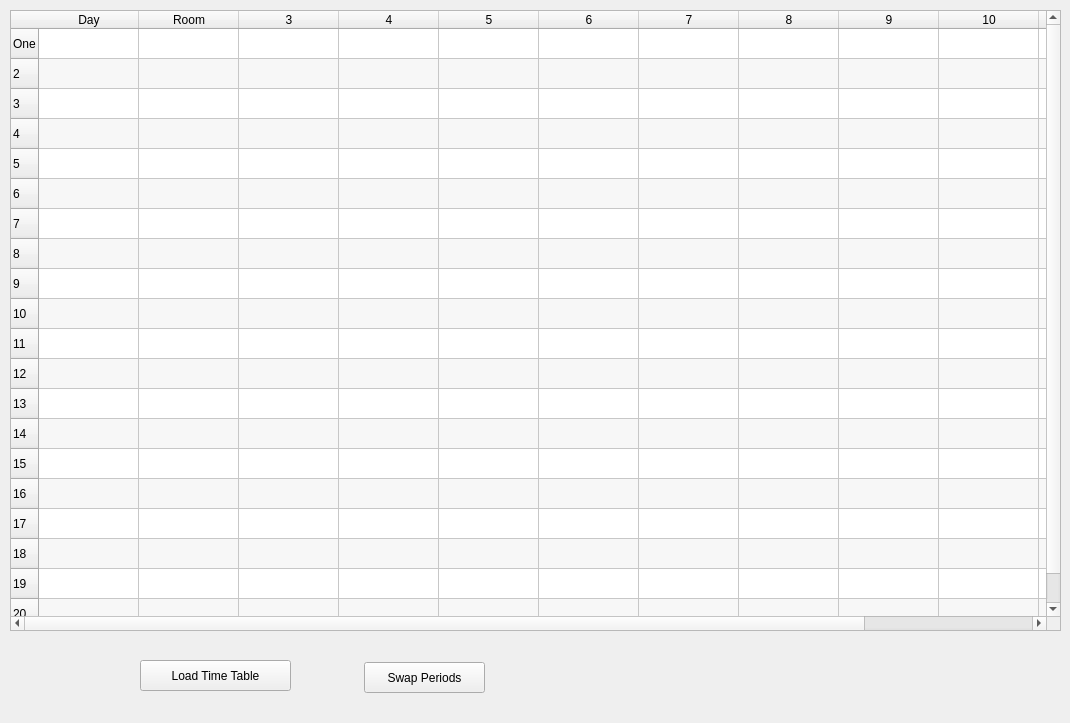
<?xml version="1.0" encoding="UTF-8"?>
<ui version="4.0">
 <class>editTimeTable</class>
 <widget class="QWidget" name="editTimeTable">
  <property name="geometry">
   <rect>
    <x>0</x>
    <y>0</y>
    <width>1070</width>
    <height>723</height>
   </rect>
  </property>
  <property name="windowTitle">
   <string>Edit Time Table</string>
  </property>
  <widget class="QTableWidget" name="timeTable">
   <property name="enabled">
    <bool>true</bool>
   </property>
   <property name="geometry">
    <rect>
     <x>10</x>
     <y>10</y>
     <width>1051</width>
     <height>621</height>
    </rect>
   </property>
   <property name="dragEnabled">
    <bool>true</bool>
   </property>
   <property name="dragDropMode">
    <enum>QAbstractItemView::DragDrop</enum>
   </property>
   <property name="defaultDropAction">
    <enum>Qt::MoveAction</enum>
   </property>
   <property name="alternatingRowColors">
    <bool>true</bool>
   </property>
   <property name="selectionMode">
    <enum>QAbstractItemView::ExtendedSelection</enum>
   </property>
   <property name="rowCount">
    <number>20</number>
   </property>
   <property name="columnCount">
    <number>12</number>
   </property>
   <row>
    <property name="text">
     <string>One</string>
    </property>
   </row>
   <row/>
   <row/>
   <row/>
   <row/>
   <row/>
   <row/>
   <row/>
   <row/>
   <row/>
   <row/>
   <row/>
   <row/>
   <row/>
   <row/>
   <row/>
   <row/>
   <row/>
   <row/>
   <row/>
   <column>
    <property name="text">
     <string>Day</string>
    </property>
   </column>
   <column>
    <property name="text">
     <string>Room</string>
    </property>
   </column>
   <column/>
   <column/>
   <column/>
   <column/>
   <column/>
   <column/>
   <column/>
   <column/>
   <column/>
   <column/>
  </widget>
  <widget class="QPushButton" name="loadTimeTable">
   <property name="geometry">
    <rect>
     <x>140</x>
     <y>660</y>
     <width>151</width>
     <height>31</height>
    </rect>
   </property>
   <property name="text">
    <string>Load Time Table</string>
   </property>
  </widget>
  <widget class="QPushButton" name="swapPeriods">
   <property name="geometry">
    <rect>
     <x>364</x>
     <y>662</y>
     <width>121</width>
     <height>31</height>
    </rect>
   </property>
   <property name="text">
    <string>Swap Periods</string>
   </property>
  </widget>
 </widget>
 <resources/>
 <connections>
  <connection>
   <sender>loadTimeTable</sender>
   <signal>clicked()</signal>
   <receiver>timeTable</receiver>
   <slot>clear()</slot>
   <hints>
    <hint type="sourcelabel">
     <x>255</x>
     <y>665</y>
    </hint>
    <hint type="destinationlabel">
     <x>450</x>
     <y>310</y>
    </hint>
   </hints>
  </connection>
 </connections>
</ui>
